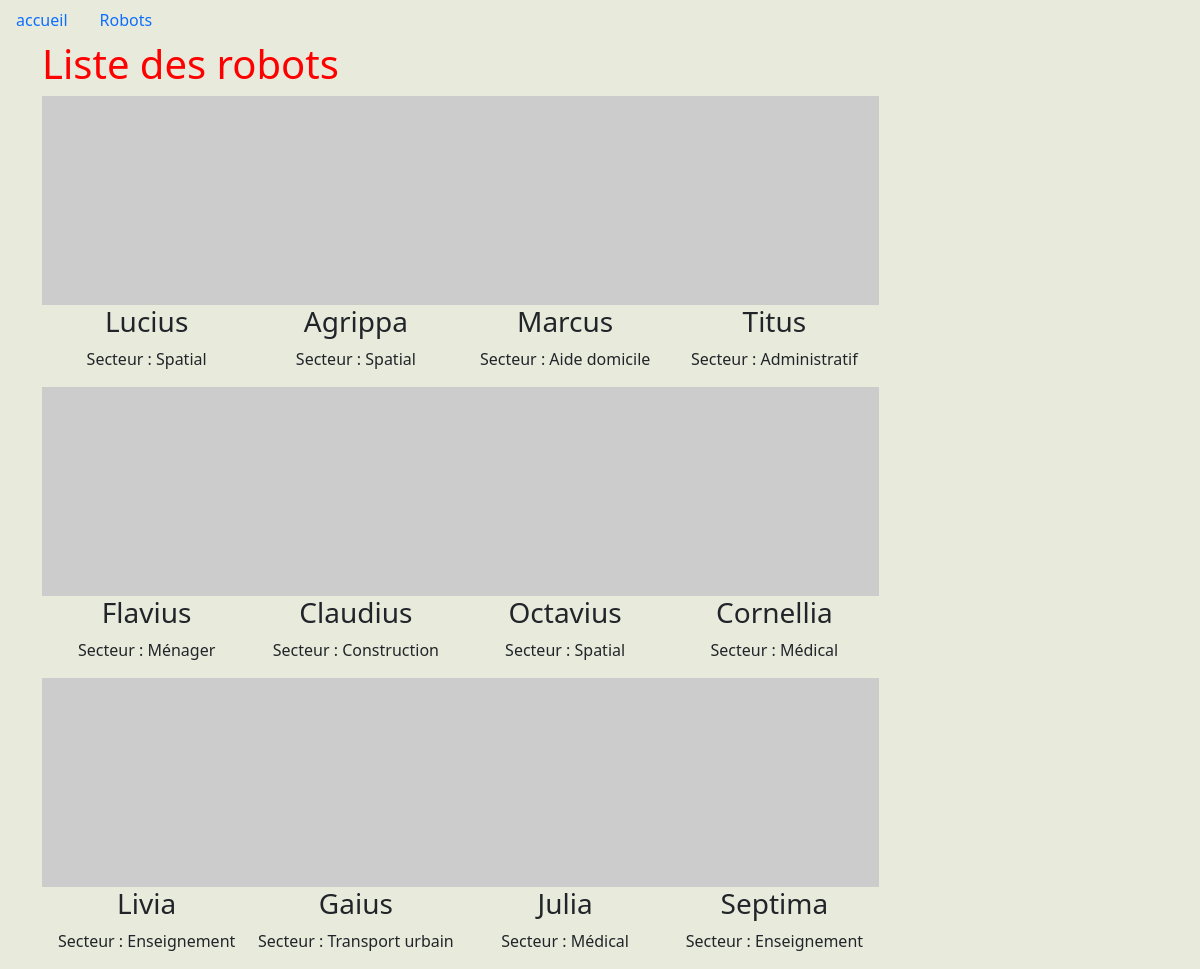
Page /robot on the committed database.
### tables this page shows
CREATE TABLE `robot` (
  `id` int(2) NOT NULL,
  `nom` varchar(100) NOT NULL,
  `numero` int(3) NOT NULL,
  `secteur_id` int(2) NOT NULL
);

CREATE TABLE `secteur` (
  `id` int(2) NOT NULL,
  `nom` varchar(100) NOT NULL
);

### system/Controller.php (called while the page is built, shortened)
<?php
class Controller
{
    public function render($_location, $_data)
    {
        require PATH_ROOT . "/app/views/base.php";
    }
}

### app/controllers/Robot.php (called while the page is built, shortened)
<?php
class Robot extends Controller
{
    public function index()
    {
        require PATH_ROOT . "/app/models/Robot.php";
        $mr = new ModelRobot();
        $robots  =  $mr->all();
        $titre = "Liste des robots";
        $this->render("robots/index", [
            "titre" =>  $titre,
            "robots" => $robots
        ]);
    }
}

### system/Router.php (called while the page is built, shortened)
<?php
class Router {
	public static function run(){
		$url =  rtrim($_GET['url'],'/');
		$url = explode('/', $url);
		$controllerName =  array_shift($url);
		$file =  PATH_ROOT."/app/controllers/".$controllerName.".php";
		if(file_exists($file)){
			$controller =  new $controllerName();
		}else{
			require PATH_ROOT."/app/controllers/error.php";
			$controller =  new \app\controllers\Error();
			$controller->index();
			exit;
		}
		if(!empty($url)){
			$methodName = array_shift($url);
			$method =  method_exists($controller, $methodName ) ? $methodName  : 'index';
		}else{
			$method = 'index';
		}
		$params =  !empty($url) ? array_values($url) : [];
		call_user_func_array([$controller,$method], $params);
	}
}

### index.php (called while the page is built, shortened)
<?php
Router::run();

### system/Mpdo.php (called while the page is built, shortened)
<?php
class Mpdo
{
    static $dbh;
    static $dsn = 'mysql:host=localhost;dbname=db_robots;charset=UTF8';
    static $user =  'root';
    static $pwd = '';
    public static function connect()
    {
        if (!(self::getinstance())) {
            try {
                self::$dbh =  new \PDO(self::$dsn, self::$user, self::$pwd);
            } catch (\PDOException $e) {
                exit("Connexion MySQL" . $e->getMessage());
            }
        }
        return self::getinstance();
    }
    private static function getinstance()
    {
        return self::$dbh;
    }
}

### app/models/Robot.php (called while the page is built, shortened)
<?php
class Robot
{
    public $dbh;
    function __construct()
    {
        require PATH_ROOT . "/system/Mpdo.php";
        $this->dbh =  Mpdo::connect();
    }
    public function all()
    {
        $sql =  "SELECT  R.nom, R.numero, S.nom AS snom
                  FROM Robot R JOIN secteur S ON R.secteur_id = S.id";
        try {
            $stmt =  $this->dbh->prepare($sql);
            $stmt->execute();
            return $stmt->fetchAll(\PDO::FETCH_OBJ);
        } catch (\PDOException $e) {
            die($e->getMessage());
        }
    }
}

### app/views/robots/index.php (the view)
<div class="container">
    <h1><?= $titre ?></h1>
    <section class="d-flex flex-wrap justify-content-evenly w-75">
        <?php foreach ($robots as $key => $robot) : ?>
            <div class="text-center w-25">
                <img src="http://robohash.org/<?=  $robot->numero ?> " class="w-100">
                <h3><?= $robot->nom ?></h3>
                <p>Secteur : <?= $robot->snom ?></p>
            </div>
        <?php endforeach ?>
    </section>
</div>

### app/views/base.php (shortened to what this page needs)
<!DOCTYPE html>
<html lang="en">
<head>
    <link rel="stylesheet" href="<?= BASE_URL ?>/assets/css/bootstrap.min.css">
    <link rel="stylesheet" href="<?= BASE_URL ?>/assets/css/style.css">
</head>
<body>
    <nav class="nav">
        <a class="nav-link" href="<?= BASE_URL ?>/accueil">accueil</a>
        <a class="nav-link" href="<?= BASE_URL ?>/robot">Robots</a>
    </nav>
    <?php require $page ?>
</body>
</html>

### assets/css/style.css (style rules this page uses)
body { background: rgb(232, 235, 220); }
h1 { color: red; }

### rows in the picture
robot: nom "Lucius", secteur.nom "Spatial"
robot: nom "Agrippa", secteur.nom "Spatial"
robot: nom "Marcus", secteur.nom "Aide domicile"
robot: nom "Titus", secteur.nom "Administratif"
robot: nom "Flavius", secteur.nom "Ménager"
robot: nom "Claudius", secteur.nom "Construction"
robot: nom "Octavius", secteur.nom "Spatial"
robot: nom "Cornellia", secteur.nom "Médical"
robot: nom "Livia", secteur.nom "Enseignement"
robot: nom "Gaius", secteur.nom "Transport urbain"
robot: nom "Julia", secteur.nom "Médical"
robot: nom "Septima", secteur.nom "Enseignement"

### other values in the picture
$titre "Liste des robots"
